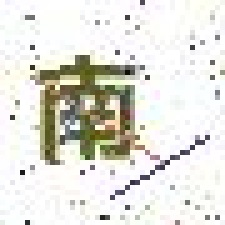
#> input picture classE/test/0.jpg, 225 x 225 px; its folder holds 4 pictures in this run
$ python after_sift.py
#> lines starting #> are read from the running program, lines starting #| are printed output that depends on the picture
"""
使用Sift特征点检测和匹配查找场景中特定物体。
"""
from collections import Iterable
import cv2
import numpy as np
MIN_MATCH_COUNT = 7

for i in range(1, 5):
    imgname2 = "0001" + str(i) + ".jpg"
    for i in range(0, 9):
        imgname1 = str(i) + ".jpg"

        ## (1) prepare data
        img1 = cv2.imread(imgname1)
#> img1 is the input picture: shape (225, 225, 3); mean B, G, R 218.1, 225.3, 226
        img2 = cv2.imread(imgname2)
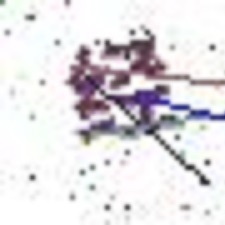
#> input picture classE/test/00011.jpg, 225 x 225 px
#> img2 is the input picture: shape (225, 225, 3); mean B, G, R 225.9, 222.7, 225.5
        gray1 = cv2.cvtColor(img1, cv2.COLOR_BGR2GRAY)
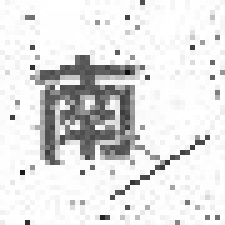
#> gray1: shape (225, 225); min 6, max 255, mean 224.7
        gray2 = cv2.cvtColor(img2, cv2.COLOR_BGR2GRAY)
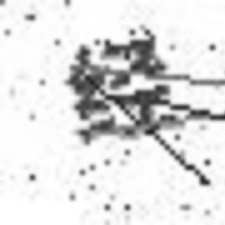
#> gray2: shape (225, 225); min 29, max 255, mean 223.9


        ## (2) Create SIFT object
        sift = cv2.xfeatures2d.SIFT_create()

        ## (3) Create flann matcher
        matcher = cv2.FlannBasedMatcher(dict(algorithm = 1, trees = 5), {})

        ## (4) Detect keypoints and compute keypointer descriptors
        kpts1, descs1 = sift.detectAndCompute(gray1,None)
#> kpts1 = 202 keypoints; strongest (x, y, size): (102, 217, 3.9), (112, 197, 3.5), (207, 137, 3.5), (133, 182, 4)
        kpts2, descs2 = sift.detectAndCompute(gray2,None)
#> kpts2 = 252 keypoints; strongest (x, y, size): (204, 181, 6.4), (190, 167, 5.1), (207, 162, 4.2), (32, 177, 4.3)

        ## (5) knnMatch to get Top2
        matches = matcher.knnMatch(descs1, descs2, 2)
#> matches = 202 matches
        # Sort by their distance.
        matches = sorted(matches, key = lambda x:x[0].distance)

        ## (6) Ratio test, to get good matches.
        good = [m1 for (m1, m2) in matches if m1.distance < 0.7 * m2.distance]
#> good = 1 matches
        print(len(good))
#| 1
#> (the run stopped early here; a loop or call above may not have finished)
